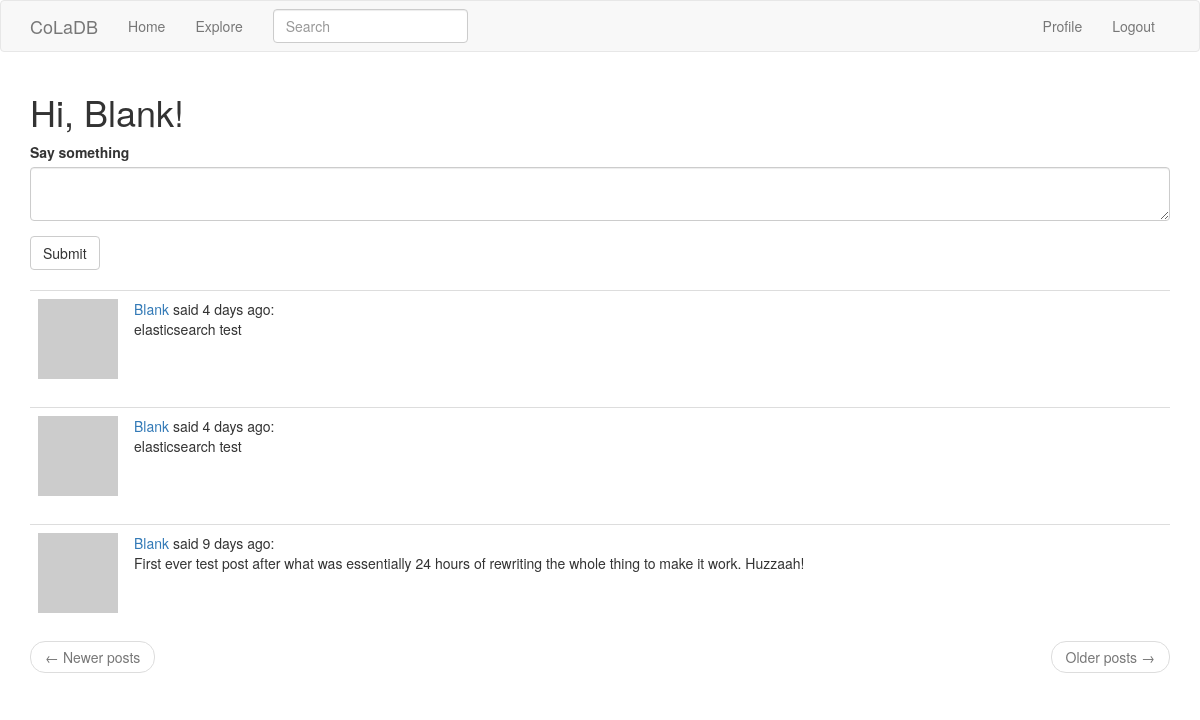
Before: /index (signed in) with the older database file.
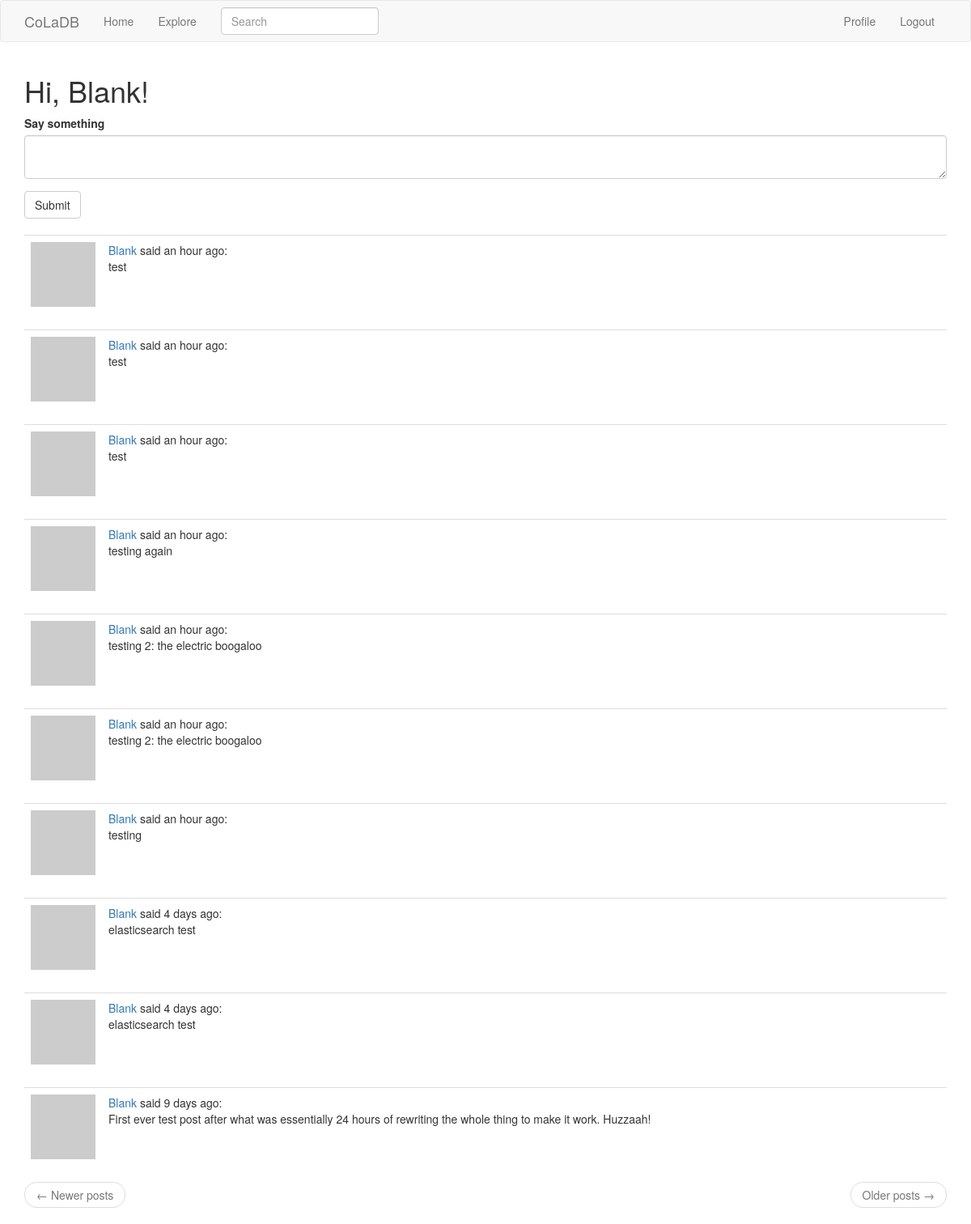
After: the same page with the newer database file.
### app/models.py (models this page shows, shortened)
class User(UserMixin, db.Model):
  id = db.Column(db.Integer, primary_key=True)
  username = db.Column(db.String(64), index=True, unique=True)
  email = db.Column(db.String(120), index=True, unique=True)
  password_hash = db.Column(db.String(128))
  posts = db.relationship('Post', backref='author', lazy='dynamic')
  about_me = db.Column(db.String(140))
  last_seen = db.Column(db.DateTime, default=datetime.utcnow)
  followed = db.relationship(
    'User', secondary=followers,
    primaryjoin=(followers.c.follower_id == id),
    secondaryjoin=(followers.c.followed_id == id),
    backref=db.backref('followers', lazy='dynamic'), lazy='dynamic')
  def avatar(self, size):
    digest = md5(self.email.lower().encode('utf-8')).hexdigest()
    return 'https://gravatar.com/avatar/{}?d=identicon&s={}'.format(digest, size)
  def followed_posts(self):
    followed = Post.query.join(
      followers, (followers.c.followed_id == Post.user_id)).filter(
        followers.c.follower_id == self.id)
    own = Post.query.filter_by(user_id=self.id)
    return followed.union(own).order_by(Post.timestamp.desc())

class SearchableMixin(object):
  @classmethod
  def before_commit(cls, session):
    session._changes = {
      'add': list(session.new),
      'update': list(session.dirty),
      'delete': list(session.deleted)
    }
  @classmethod
  def after_commit(cls, session):
    for obj in session._changes['add']:
      if isinstance(obj, SearchableMixin):
        add_to_index(obj.__tablename__, obj)
    for obj in session._changes['update']:
      if isinstance(obj, SearchableMixin):
        add_to_index(obj.__tablename__, obj)
    for obj in session._changes['delete']:
      if isinstance(obj, SearchableMixin):
        remove_from_index(obj.__tablename__, obj)
    session._changes = None

class Post(SearchableMixin, db.Model):
  __searchable__ = ['body']
  id = db.Column(db.Integer, primary_key=True)
  body = db.Column(db.String)
  timestamp = db.Column(db.DateTime, index=True, default=datetime.utcnow)
  user_id = db.Column(db.Integer, db.ForeignKey('user.id'))

### app/main/routes.py (the view)
@bp.route('/', methods=['GET', 'POST'])
@bp.route('/index', methods=['GET', 'POST'])
@login_required
def index():
  form = PostForm()
  if form.validate_on_submit():
    post = Post(body=form.post.data, author=current_user)
    db.session.add(post)
    db.session.commit()
    flash('Your post is now live')
    return redirect(url_for('main.index'))
  page = request.args.get('page', 1, type=int)
  posts = current_user.followed_posts().paginate(
      page, current_app.config['POSTS_PER_PAGE'], False)
  next_url = url_for('main.index', page=posts.next_num) \
      if posts.has_next else None
  prev_url = url_for('main.index', page=posts.prev_num) \
      if posts.has_prev else None
  return render_template('index.html', title='Home', form=form, posts=posts.items, next_url=next_url, prev_url=prev_url)

### app/main/forms.py
class SearchForm(FlaskForm):
  q = StringField('Search', validators=[DataRequired()])
  def __init__(self, *args, **kwargs):
    if 'formdata' not in kwargs:
      kwargs['formdata'] = request.args
    if 'csrf_enabled' not in kwargs:
      kwargs['csrf_enabled'] = False
    super(SearchForm, self).__init__(*args, **kwargs)

class PostForm(FlaskForm):
  post = TextAreaField('Say something', validators=[DataRequired()])
  submit = SubmitField('Submit')

### app/main/routes.py (called while the page is built)
@bp.before_app_request
def before_request():
  if current_user.is_authenticated:
    current_user.last_seen = datetime.utcnow()
    db.session.commit()
    g.search_form = SearchForm()

### app/models.py (called while the page is built)
@login.user_loader
def load_user(id):
  return User.query.get(int(id))

### app/templates/index.html
{% extends "base.html" %}
{% import 'bootstrap/wtf.html' as wtf %}
{% block app_content %}
  <h1>Hi, {{ current_user.username }}!</h1>
  {% if form %}
  {{ wtf.quick_form(form) }}
  <br>
  {% endif %}
  {% for post in posts %}
    {% include '_post.html' %}
  {% endfor %}
  <nav aria-label="...">
    <ul class="pager">
      <li class="previous{% if not prev_url %} disabled{% endif %}">
        <a href="{{ prev_url or '#' }}">
          <span aria-hidden="true">&larr;</span> Newer posts
        </a>
      </li>
      <li class="next{% if not next_url %} disabled{% endif %}">
        <a href="{{ next_url or '#' }}">
          Older posts <span aria-hidden="true">&rarr;</span>
        </a>
      </li>
    </ul>
  </nav>
{% endblock %}

### app/templates/base.html (shortened to what this page needs)
{% extends 'bootstrap/base.html' %}
{% block navbar %}
    <nav class="navbar navbar-default">
        <div class="container">
            <div class="navbar-header">
                <a class="navbar-brand" href="{{ url_for('main.index') }}">CoLaDB</a>
            </div>
            <div class="collapse navbar-collapse" id="bs-example-navbar-collapse-1">
                <ul class="nav navbar-nav">
                    <li><a href="{{ url_for('main.index') }}">Home</a></li>
                    <li><a href="{{ url_for('main.explore') }}">Explore</a></li>
                </ul>
                {% if g.search_form %}
                <form class="navbar-form navbar-left" method="get" action="{{ url_for('main.search') }}">
                    <div class="form-group">
                        {{ g.search_form.q(size=20, class='form-control', placeholder=g.search_form.q.label.text) }}
                    </div>
                </form>
                {% endif %}
                <ul class="nav navbar-nav navbar-right">
                    {% if current_user.is_anonymous %}
                    <li><a href="{{ url_for('auth.login') }}">Login</a></li>
                    {% else %}
                    <li><a href="{{ url_for('main.user', username=current_user.username) }}">Profile</a></li>
                    <li><a href="{{ url_for('auth.logout') }}">Logout</a></li>
                    {% endif %}
                </ul>
            </div>
        </div>
    </nav>
{% endblock %}
{% block content %}
    <div class="container">
        {% block app_content %}{% endblock %}
    </div>
{% endblock %}

### app/templates/_post.html
<table class="table table-hover">
  <tr>
    <td width="70px">
      <a href="{{ url_for('main.user', username=post.author.username) }}">
        <img src="{{ post.author.avatar(70) }}" />
      </a>
    </td>
    <td>
      <a href="{{ url_for('main.user', username=post.author.username) }}">
        {{ post.author.username }}
      </a>
      said {{ moment(post.timestamp).fromNow() }}:
      <br>
      {{ post.body }}
    </td>
  </tr>
</table>

Changed rows visible on the page:
added Post: author.username "Blank", timestamp "an hour ago", body "test"
added Post: author.username "Blank", timestamp "an hour ago", body "test"
added Post: author.username "Blank", timestamp "an hour ago", body "test"
added Post: author.username "Blank", timestamp "an hour ago", body "testing again"
added Post: author.username "Blank", timestamp "an hour ago", body "testing 2: the electric boogaloo"
added Post: author.username "Blank", timestamp "an hour ago", body "testing 2: the electric boogaloo"
added Post: author.username "Blank", timestamp "an hour ago", body "testing"
